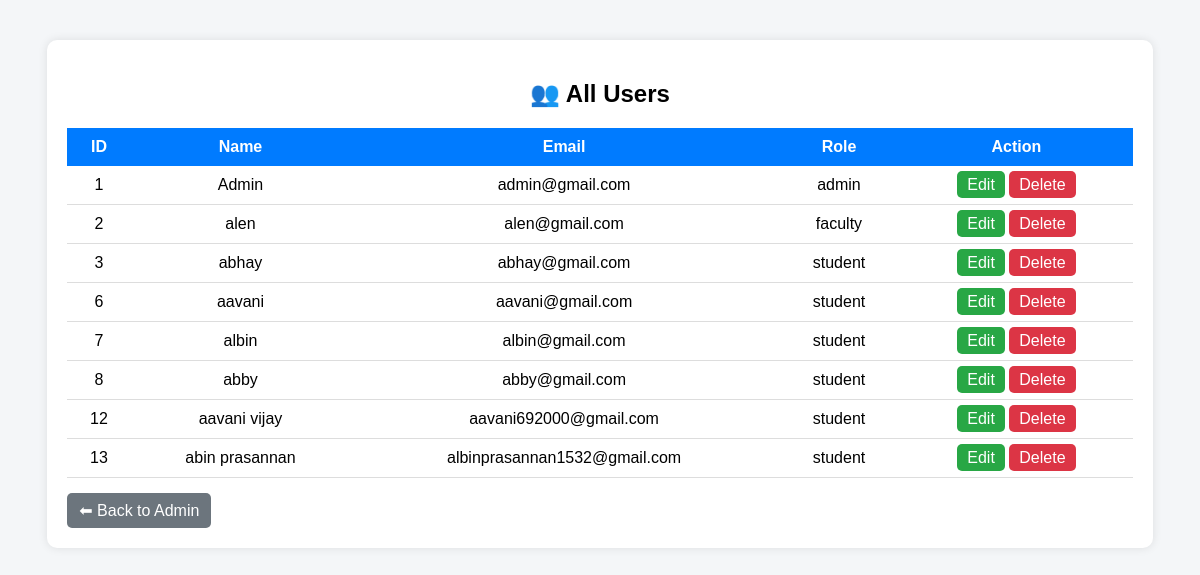
Page /view_users on the earlier database version.
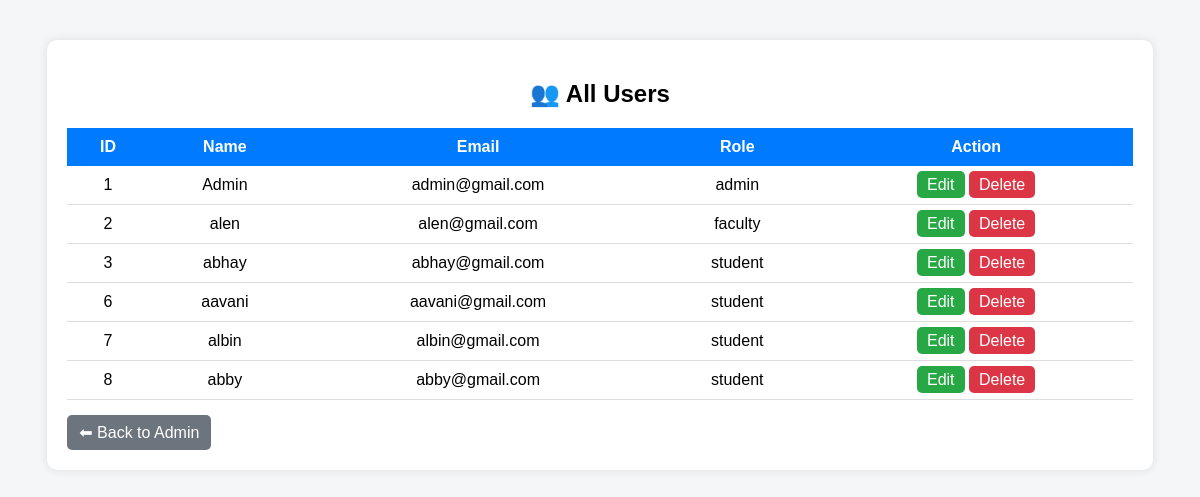
Same page on the later database version.
### tables this page shows
CREATE TABLE users (
    id INTEGER PRIMARY KEY AUTOINCREMENT,
    name TEXT NOT NULL,
    email TEXT UNIQUE NOT NULL,
    password TEXT NOT NULL,
    role TEXT NOT NULL
);

### app.py (the view)
@app.route("/view_users")
def view_users():
    db = get_db()
    users = db.execute("SELECT * FROM users").fetchall()
    return render_template("view_users.html", users=users)

### app.py (called while the page is built)
def get_db():
    if "db" not in g:
        g.db = sqlite3.connect(
            db_path,
            timeout=10  # waits if DB is locked
        )
        g.db.row_factory = sqlite3.Row
    return g.db

### templates/view_users.html (shortened to what this page needs)
<!DOCTYPE html>
<html>
<head>
</head>
<body>
<div class="container">
    <h2>👥 All Users</h2>
    <table>
        <tr>
            <th>ID</th>
            <th>Name</th>
            <th>Email</th>
            <th>Role</th>
            <th>Action</th>
        </tr>
        {% for user in users %}
        <tr>
            <td>{{ user.id }}</td>
            <td>{{ user.name }}</td>
            <td>{{ user.email }}</td>
            <td>{{ user.role }}</td>
            <td>
                <a href="/edit_user/{{ user.id }}" class="edit">Edit</a>
                <a href="/delete_user/{{ user.id }}"
                   class="delete"
                   onclick="return confirm('Are you sure you want to delete this user?')">
                   Delete
                </a>
            </td>
        </tr>
        {% endfor %}
    </table>
    <a href="/admin" class="back">⬅ Back to Admin</a>
</div>
</body>
</html>

### templates/view_users.html (style rules this page uses)
body { font-family: Arial; background: #f4f6f8; }
.container { width: 90%; margin: 40px auto; background: white; padding: 20px; border-radius: 10px; box-shadow: 0 0 10px rgba(0,0,0,0.1); }
h2 { text-align: center; margin-bottom: 20px; }
table { width: 100%; border-collapse: collapse; }
th { background: #007bff; color: white; padding: 10px; }
td { padding: 10px; text-align: center; border-bottom: 1px solid #ddd; }
a { text-decoration: none; padding: 5px 10px; border-radius: 5px; }
.edit { background: #28a745; color: white; }
.delete { background: #dc3545; color: white; }
.back { display: inline-block; margin-top: 15px; background: #6c757d; color: white; padding: 8px 12px; border-radius: 5px; }

Differences in the rows shown:
removed users: id "12", name "aavani vijay", email "aavani692000@gmail.com", role "student"
removed users: id "13", name "abin prasannan", email "albinprasannan1532@gmail.com", role "student"
